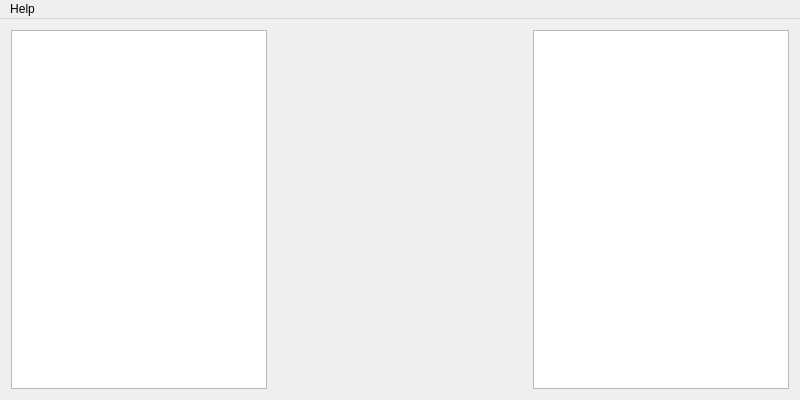
<?xml version="1.0" encoding="UTF-8"?>
<ui version="4.0">
 <class>MainWindow</class>
 <widget class="QMainWindow" name="MainWindow">
  <property name="geometry">
   <rect>
    <x>0</x>
    <y>0</y>
    <width>800</width>
    <height>400</height>
   </rect>
  </property>
  <property name="windowTitle">
   <string>QTextImageEditor</string>
  </property>
  <property name="windowIcon">
   <iconset resource="qtextimage.qrc">
    <normaloff>:/Narwhal_circle_128.png</normaloff>:/Narwhal_circle_128.png</iconset>
  </property>
  <widget class="QWidget" name="centralWidget">
   <layout class="QHBoxLayout" name="horizontalLayout">
    <item>
     <widget class="QPlainTextEdit" name="editor"/>
    </item>
    <item>
     <widget class="QLabel" name="preview">
      <property name="sizePolicy">
       <sizepolicy hsizetype="Expanding" vsizetype="Expanding">
        <horstretch>0</horstretch>
        <verstretch>0</verstretch>
       </sizepolicy>
      </property>
      <property name="text">
       <string/>
      </property>
      <property name="alignment">
       <set>Qt::AlignCenter</set>
      </property>
     </widget>
    </item>
    <item>
     <widget class="QTableView" name="colorEditor">
      <attribute name="verticalHeaderVisible">
       <bool>false</bool>
      </attribute>
     </widget>
    </item>
   </layout>
  </widget>
  <widget class="QMenuBar" name="menuBar">
   <property name="geometry">
    <rect>
     <x>0</x>
     <y>0</y>
     <width>800</width>
     <height>25</height>
    </rect>
   </property>
   <widget class="QMenu" name="menuHelp">
    <property name="title">
     <string>Help</string>
    </property>
    <addaction name="actionAboutQt"/>
   </widget>
   <addaction name="menuHelp"/>
  </widget>
  <action name="actionAboutQt">
   <property name="text">
    <string>About Qt...</string>
   </property>
   <property name="toolTip">
    <string>Information about Qt</string>
   </property>
  </action>
 </widget>
 <layoutdefault spacing="6" margin="11"/>
 <resources>
  <include location="qtextimage.qrc"/>
 </resources>
 <connections/>
</ui>
